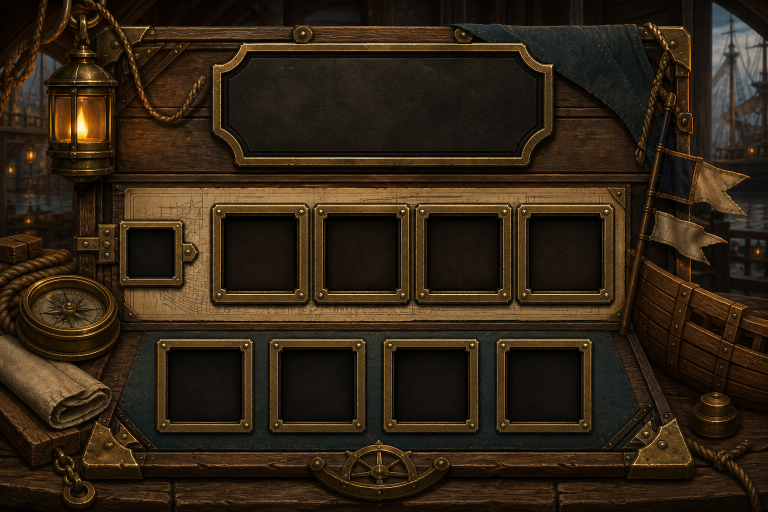
#> input picture gui-forge/src/ship_editor_bg_imagegen.png, 1536 x 1024 px (shown at 1/2 size)
$ python prepare_ship_editor_bg.py
#> lines starting #> are read from the running program, lines starting #| are printed output that depends on the picture
#!/usr/bin/env python3
"""Fit the ImageGen shipwright blueprint to the 3-row ship block editor."""
from pathlib import Path

from PIL import Image, ImageDraw

HERE = Path(__file__).resolve().parent
RAW = HERE / "src" / "ship_editor_bg_imagegen.png"
OUT = HERE / "src" / "ship_editor" / "bg_source.png"
W, H = 704, 672
SLOT = 72


def socket(draw: ImageDraw.ImageDraw, x: int, y: int, accent) -> None:
    box = (x + 4, y + 4, x + SLOT - 5, y + SLOT - 5)
    draw.rounded_rectangle(box, radius=8, fill=(29, 35, 37, 255), outline=(*accent, 255), width=3)
    draw.rounded_rectangle((box[0] + 4, box[1] + 4, box[2] - 4, box[3] - 4),
                           radius=5, outline=(105, 120, 117, 255), width=2)


def main() -> None:
    if not RAW.exists():
        raise SystemExit(f"원화가 없습니다: {RAW}")
    raw = Image.open(RAW).convert("RGBA")

    # Keep the blueprint board visible only in the top GUI area. The lower half
    # is the player's inventory and is drawn by build_plate.py.
    top = raw.resize((W, 336), Image.Resampling.LANCZOS)
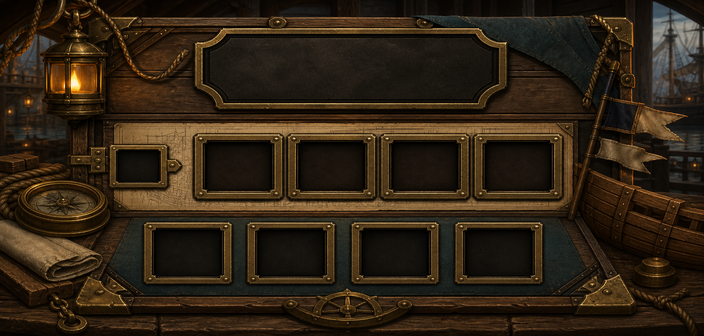
#> top: PIL image 704x336 RGBA; mean R, G, B, A 48.6, 35.7, 20.5, 255
    canvas = Image.new("RGBA", (W, H), (17, 23, 24, 255))
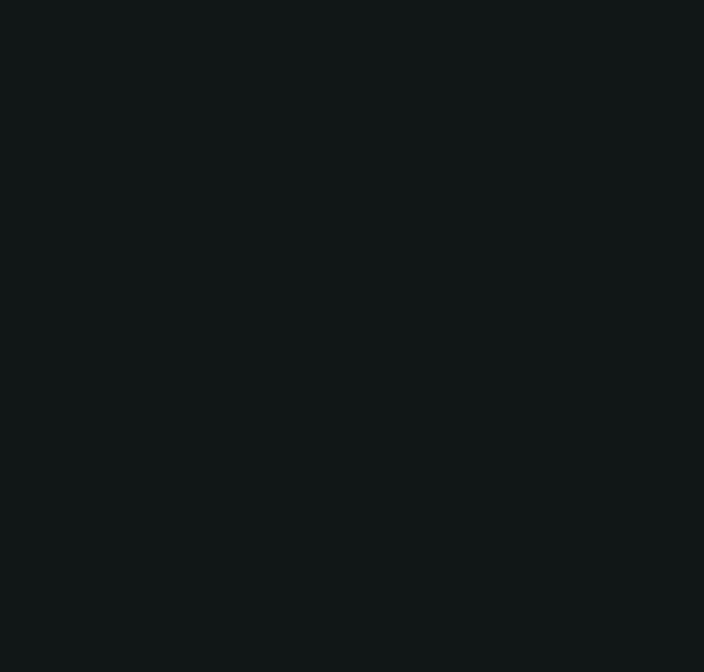
#> canvas: PIL image 704x672 RGBA; mean R, G, B, A 17, 23, 24, 255
    canvas.paste(top, (0, 0))
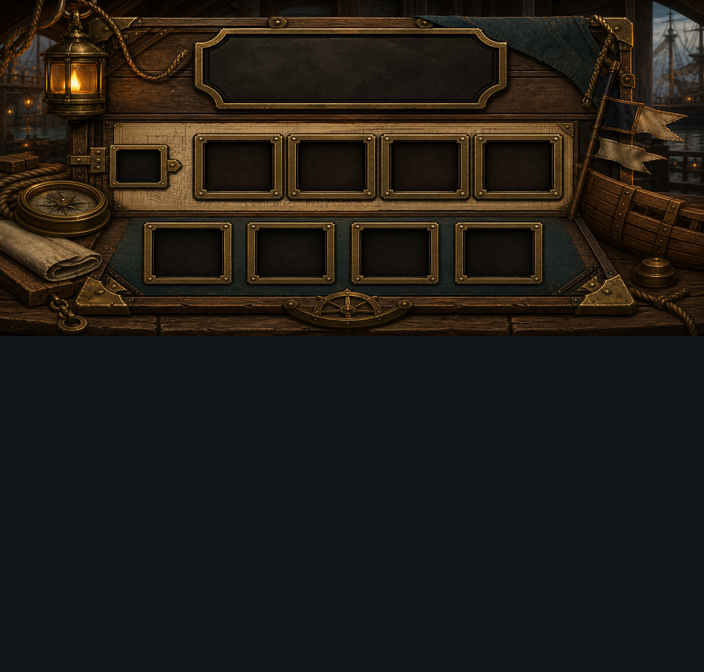
#> canvas: PIL image 704x672 RGBA; mean R, G, B, A 32.8, 29.3, 22.3, 255
    draw = ImageDraw.Draw(canvas)

    # Exact sockets from ShipEditor.java: info 4, collision 9, animation 11-14,
    # and scale presets 18-21.
    socket(draw, 28 + SLOT * 4, 68, (202, 163, 72))
    socket(draw, 28 + SLOT * 0, 140, (185, 74, 67))
    for col, accent in enumerate(((184, 199, 207), (194, 199, 205), (177, 143, 76), (186, 79, 69)), start=1):
        socket(draw, 28 + SLOT * col, 140, accent)
    for col in range(4):
        socket(draw, 28 + SLOT * col, 212, (86, 151, 160))

    # Make the boundary to the shared player inventory explicit. The common
    # builder then adds the exact vanilla inventory grid on this surface.
    draw.rectangle((24, 332, 680, 671), fill=(15, 21, 22, 255))
    OUT.parent.mkdir(parents=True, exist_ok=True)
    canvas.convert("RGB").save(OUT)
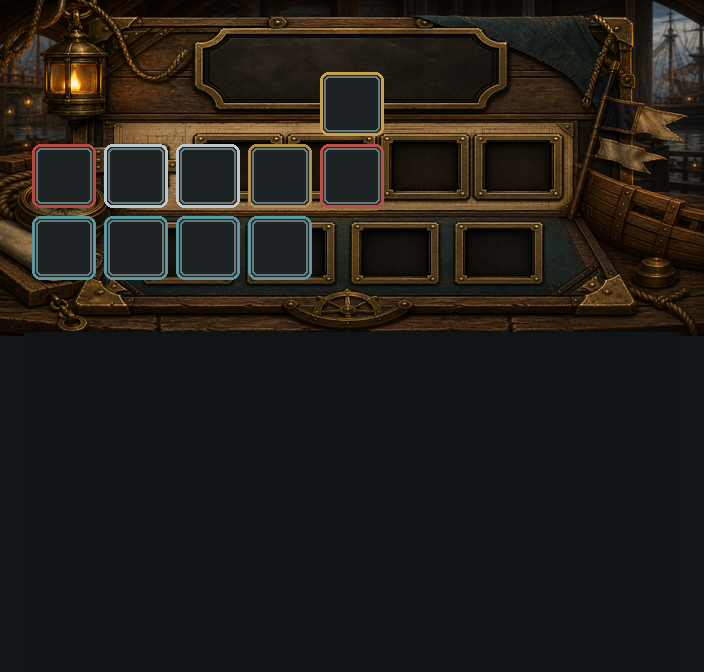
#> saved as bg_source.png: PIL image 704x672 RGB; mean R, G, B 32.1, 30.4, 24.8
    print(f"배 블록 편집기 전용 판 → {OUT} (원화 {raw.size} → {W}x{H})")
#| 배 블록 편집기 전용 판 → gui-forge/src/ship_editor/bg_source.png (원화 (1536, 1024) → 704x672)


if __name__ == "__main__":
    main()

$ run again, with gui-forge/src/cooking_confirm_bg_imagegen.png copied over gui-forge/src/ship_editor_bg_imagegen.png
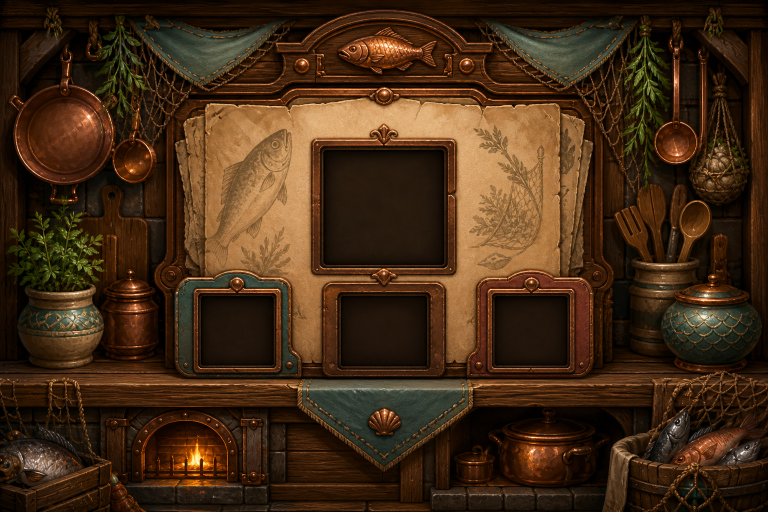
#> input picture gui-forge/src/cooking_confirm_bg_imagegen.png, 1536 x 1024 px (shown at 1/2 size)
#> in main, `top = raw.resize((W, 336), Image.Resampling.LANCZOS)`:
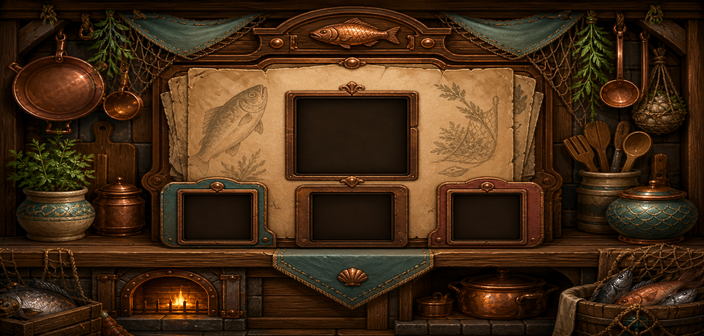
#> top: PIL image 704x336 RGBA; mean R, G, B, A 67.9, 43.4, 21.7, 255
#> in main, `canvas.convert("RGB").save(OUT)`:
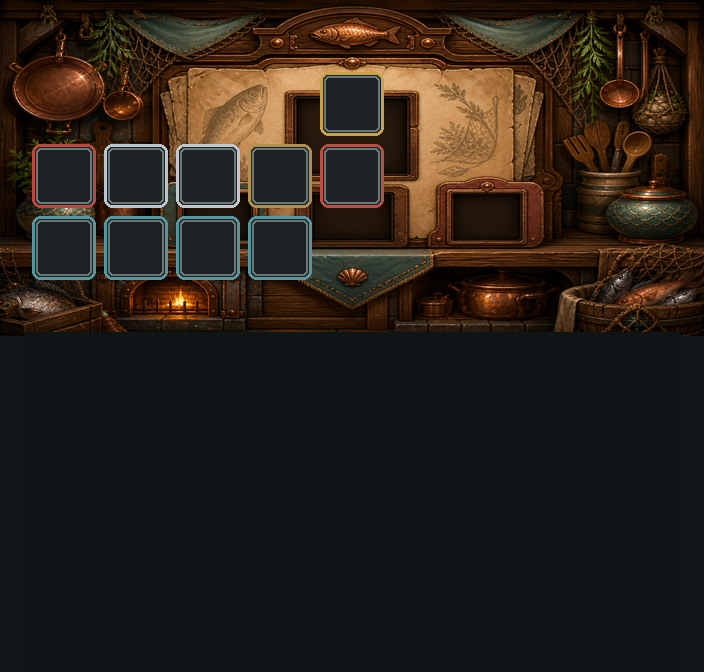
#> saved as bg_source.png: PIL image 704x672 RGB; mean R, G, B 40, 33.5, 25.2
#| 배 블록 편집기 전용 판 → gui-forge/src/ship_editor/bg_source.png (원화 (1536, 1024) → 704x672)
